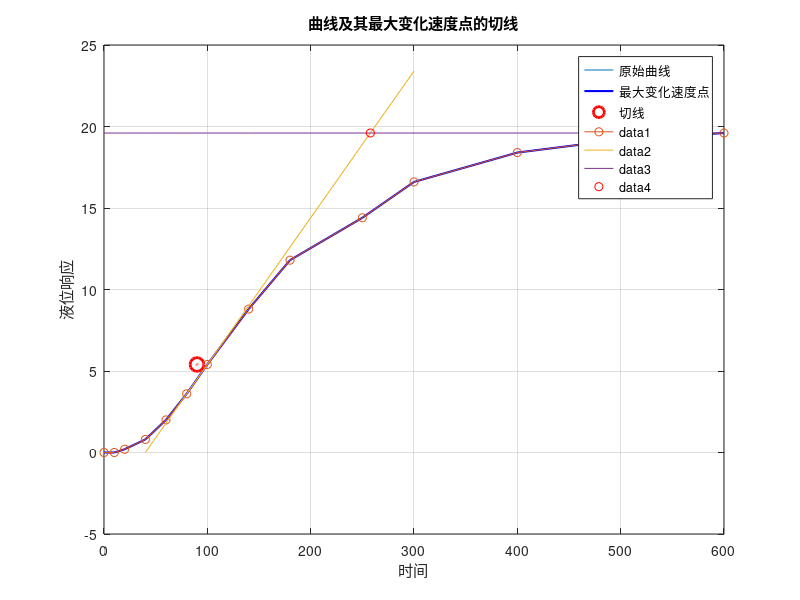

Write MATLAB code to recreate this figure. (Note: this script raises an error after producing the figure.)
%% 
%第一题  
%实际曲线   
t = [0 10 20 40 60 80 100 140 180 250 300 400 500 600]; % 时间向量
y = [0 0 0.2 0.8 2.0 3.6 5.4 8.8 11.8 14.4 16.6 18.4 19.2 19.6]; % 系统阶跃响应向量
figure;  
plot(t, y); % 原始数据点  
hold on;  
%plot(t_fit, y_fit, 'r-'); %  
xlabel('时间');  
ylabel('液位响应');  
grid on;  
hold on;
%% 

%第二题
%用作图法 
% 用中心差分法 一阶导数
% 假设x和y包含了曲线的坐标
x = [0 10 20 40 60 80 100 140 180 250 300 400 500 600]; % 
y = [0 0 0.2 0.8 2.0 3.6 5.4 8.8 11.8 14.4 16.6 18.4 19.2 19.6]; 

% 计算变化速度（近似导数）
dy = diff(y)./diff(x);
dx = (x(1:end-1) + x(2:end)) / 2; % 计算差分的中点，用于绘图

% 找到最大变化速度的点
[max_dy, idx] = max(abs(dy)); % 找到绝对值最大的变化速度

% 计算切线
% 切线斜率为max_dy，经过点(dx(idx), y(idx+1))
% 切线方程为：y = m(x - x1) + y1
% 其中，m为切线斜率，(x1, y1)是切点
m = dy(idx);
x1 = dx(idx);
y1 = y(idx+1);
% 定义切线的x范围（可根据需要调整）
x_tangent = x1 + linspace(-1, 1, 100);
% 切线的y坐标
y_tangent = m * (x_tangent - x1) + y1;

% 绘制原始曲线
plot(x, y, 'b-', 'LineWidth', 1.5);
hold on;
% 绘制变化速度最大点
plot(x1, y1, 'ro', 'MarkerSize', 10, 'LineWidth', 2);
% 绘制切线
plot(x_tangent, y_tangent, 'r--', 'LineWidth', 1.5);
hold off;
legend('原始曲线', '最大变化速度点', '切线');
xlabel('X');
ylabel('Y');
title('曲线及其最大变化速度点的切线');
grid on;

%----------------------先求出拐点，然后进行各种边界线的划分
%实际曲线
t = [0 10 20 40 60 80 100 140 180 250 300 400 500 600]; % 时间向量
y = [0 0 0.2 0.8 2.0 3.6 5.4 8.8 11.8 14.4 16.6 18.4 19.2 19.6]; % 系统阶跃响应向量
xlabel('时间');  
ylabel('液位响应');  
grid on;  
hold on;
plot(t, y,'o-')
%拐点 （100，5.4）， 与（80 3.6） 两点连线为切线
%斜率slope
slope=(5.4-3.6)/(100-80)  %0.09
x2 = [40 60 80 100 120 140 300] 
y2=slope*(x2-80)+3.6
y2 = [slope*(40-80)+3.6 slope*(60-80)+3.6 3.6 5.4 slope*(120-80)+3.6 slope*(140-80)+3.6 slope*(300-80)+3.6]
plot(x2, y2); % 
hold on
z = 19.6 * ones(size(t)); % 创建一个与x相同大小，但所有值都是19.6的z数组
plot(t,z)
hold on
intersection_x=[(19.6-3.6)/0.09+80]  %;x=(y-3.6)/slope +80
intersection_y=[19.6]
plot(intersection_x,intersection_y,'ro')
%因此可以求得K=输出稳态幅值/输入幅值  K=19.6/输入幅值  
%由图也可以求出延迟时间τ=40s,T=257.778-40
T=257.778-40  %T=217.778
%即通过作图法可以确定一阶惯性加滞后环节的参数 
% τ=40s T=217.778s  K=稳态值（19.6）/输入幅值 = ，（题目貌似未给出阶跃输入幅值Δx 这里仅能给出表达式）

%假设输入幅值为0.2
% 定义传递函数的分子和分母多项式系数  
num = [19.6/0.2];   %98
den = [217.778 1];  
g=tf(num,den,'ioDelay',40)
step(g*0.2)
hold on
xlim([0,600])


%% 
%第三题  与实际值对比检验
%  
%实际曲线   
t = [0 10 20 40 60 80 100 140 180 250 300 400 500 600]; % 时间向量
y = [0 0 0.2 0.8 2.0 3.6 5.4 8.8 11.8 14.4 16.6 18.4 19.2 19.6]; % 系统阶跃响应向量
figure;  
plot(t, y,'r-'); % 原始数据点  
hold on;  
%plot(t_fit, y_fit, 'r-'); %  
xlabel('时间');  
ylabel('液位响应');  
grid on;  
hold on;

num = [19.6/0.2];   %98
den = [217.778 1];  
g=tf(num,den,'ioDelay',40)
step(g*0.2)
hold on
xlim([0,600])
legend('实际曲线','作图法');  
%分析： 作图法求出的模型  与实际曲线相差确实比较大，误差比较大，但处于可以接受的范围
%作图法的结果也可以当作其阶跃响应


